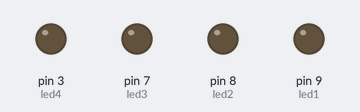
A program run on a simulated Arduino Uno, built with avr-gcc and run on an emulated ATmega328P. Parts: output pins drawn as LEDs (lit = HIGH).

Above: at 0.05 s.
At 0.65 s:
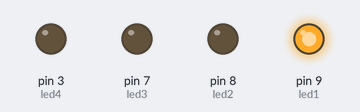
At 1.35 s:
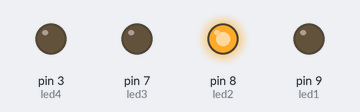
At 2.15 s:
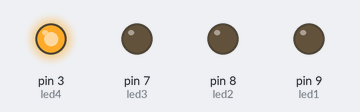
At 2.85 s:
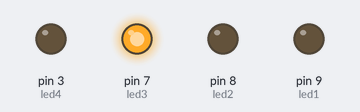
Timing chart, 0 to 3.1 s (numbered marks = the images above):
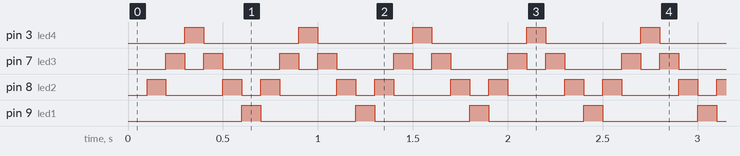

Measured:
- by itself, pin 3 (led4), pin 9 (led1): alternates HIGH for 0.10 s and LOW for 0.50 s
- by itself, pin 7 (led3): repeats every 0.60 s: LOW 0.10 s, HIGH 0.10 s, LOW 0.30 s, HIGH 0.10 s
- by itself, pin 8 (led2): repeats every 0.60 s: LOW 0.30 s, HIGH 0.10 s, LOW 0.10 s, HIGH 0.10 s

The program:

main.cpp
```cpp
#include <Arduino.h>
#define led1 9
#define led2 8
#define led3 7
#define led4 3
void setup()
{
  pinMode(led1, OUTPUT);
  pinMode(led2, OUTPUT);
  pinMode(led3, OUTPUT);
  pinMode(led4, OUTPUT);
}

void loop()
{
  delay(100);
  digitalWrite(led1, LOW);
  digitalWrite(led2, HIGH);
  delay(100);
  digitalWrite(led2, LOW);
  digitalWrite(led3, HIGH);
  delay(100);
  digitalWrite(led3, LOW);
  digitalWrite(led4, HIGH);
   delay(100);
  digitalWrite(led4, LOW);
  digitalWrite(led3, HIGH);
  delay(100);
  digitalWrite(led3, LOW);
  digitalWrite(led2, HIGH);
  delay(100);
  digitalWrite(led2, LOW);
  digitalWrite(led1, HIGH);


}
```
